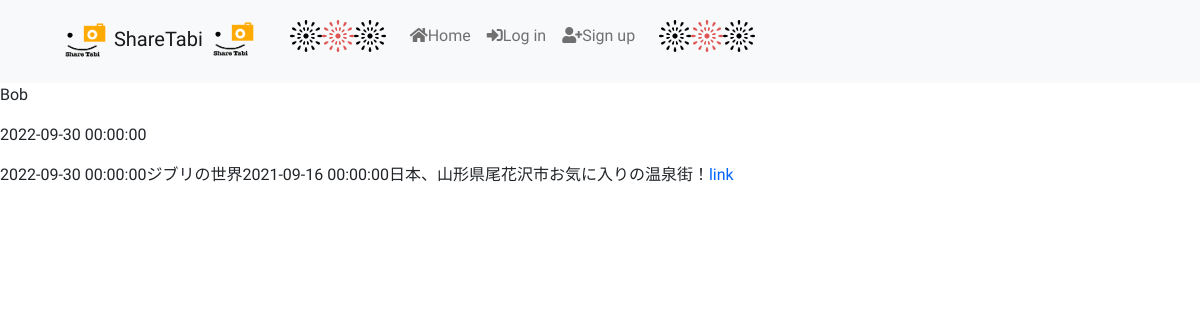
The app's page /users/7 with its own data.
### app.py (models this page shows)
class User(UserMixin, db.Model):
    id = db.Column(db.Integer, primary_key=True)
    name = db.Column(db.String(15), nullable=False, unique=True)
    password = db.Column(db.String(100), nullable=False)
    email = db.Column(db.String(25), nullable=False, unique=True)
    icon = db.Column(db.Integer, nullable=False)
    created_at = db.Column(db.DateTime, nullable=False, default=datetime.date.today())
    travels = db.relationship('Travel', backref='user', lazy=True)
    comments = db.relationship('Comment', backref='user', lazy=True)
    favorites = db.relationship('Favorite', backref='user', lazy=True)

class Travel(db.Model):
    id = db.Column(db.Integer, primary_key=True)
    title = db.Column(db.String(50), nullable=False)
    date = db.Column(db.DateTime, nullable=False, default=datetime.date.today())
    location = db.Column(db.String(50), nullable=True)
    report = db.Column(db.String(500), nullable=False)
    created_at = db.Column(db.DateTime, nullable=False, default=datetime.date.today())
    user_id = db.Column(db.Integer, db.ForeignKey('user.id'), nullable=False)
    comments = db.relationship('Comment', backref='travel', lazy=True)
    favorites = db.relationship('Favorite', backref='travel', lazy=True)

### app.py (the view)
@login_required
@app.route("/users/<int:user_id>", methods=["GET"])
def user_show(user_id):
    user = User.query.get(user_id)
    travels = Travel.query.filter(Travel.user_id == user.id)
    return render_template("show_user.html", user=user, travels=travels)

### templates/show_user.html (shortened to what this page needs)
{% extends "layout.html" %}
{% block main %}
    <p>{{ user.name }}</p>
    <p>{{ user.created_at}}</p>
    <table>
        <tbody>
            {% for travel in travels %}
            <tr>
                <td>{{ travel.created_at}}</td>
                <td>{{ travel.title }}</td>
                <td>{{ travel.date }}</td>
                <td>{{ travel.location }}</td>
                <td>{{ travel.report }}</td>
                <td><a href="/travels/{{ travel.id }}">link</a></td>
            </tr>
            {% endfor %}
        </tbody>
    </table>
{% endblock %}

### static/stylesheet/standard.css (style rules this page uses)
* { padding: 0; margin: 0; box-sizing: border-box; }
table { border-collapse:collapse;border-spacing:0; }
body { font-family: 'Caveat', cursive, 'M PLUS 1', sans-serif; font-weight: 300; -webkit-text-size-adjust:100%; overflow-x: hidden; }
a { color: #0066ff; text-decoration: none; }

### records on screen
User: name "Bob", created_at "2022-09-30 00:00:00"
Travel: created_at "2022-09-30 00:00:00", title "ジブリの世界", date "2021-09-16 00:00:00", location "日本、山形県尾花沢市", report "お気に入りの温泉街！"
